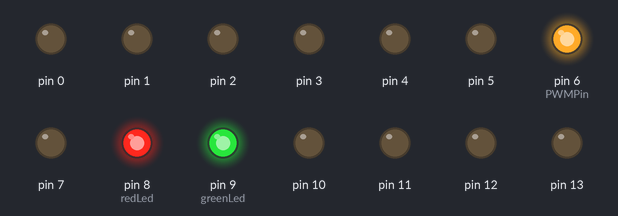
Recording of a sketch running on a simulated Arduino Uno, built with avr-gcc and run on an emulated ATmega328P. Shown: output pins drawn as LEDs (lit = HIGH).

Above: at 0.1 s.
Timing chart, 0 to 1.6 s (numbered marks = the images above):
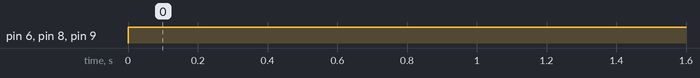

The sketch:

NiMH_BatteryCharger.ino
```cpp
const int PWMPin = PD6;
const int greenLed = PB1;
const int redLed = PB0;
void setup() {
  // put your setup code here, to run once:
DDRD = 0xFF;
DDRB = 0xFF;
}

void loop() {
  // put your main code here, to run repeatedly:
  PORTD|= (1 << PWMPin);
  PORTB|= (1 << greenLed);
    PORTB|= (1 << redLed);
}
```

Measured:
- by itself, pin 6 (PWMPin), pin 8 (redLed), pin 9 (greenLed): LOW → HIGH at 0.00 s
